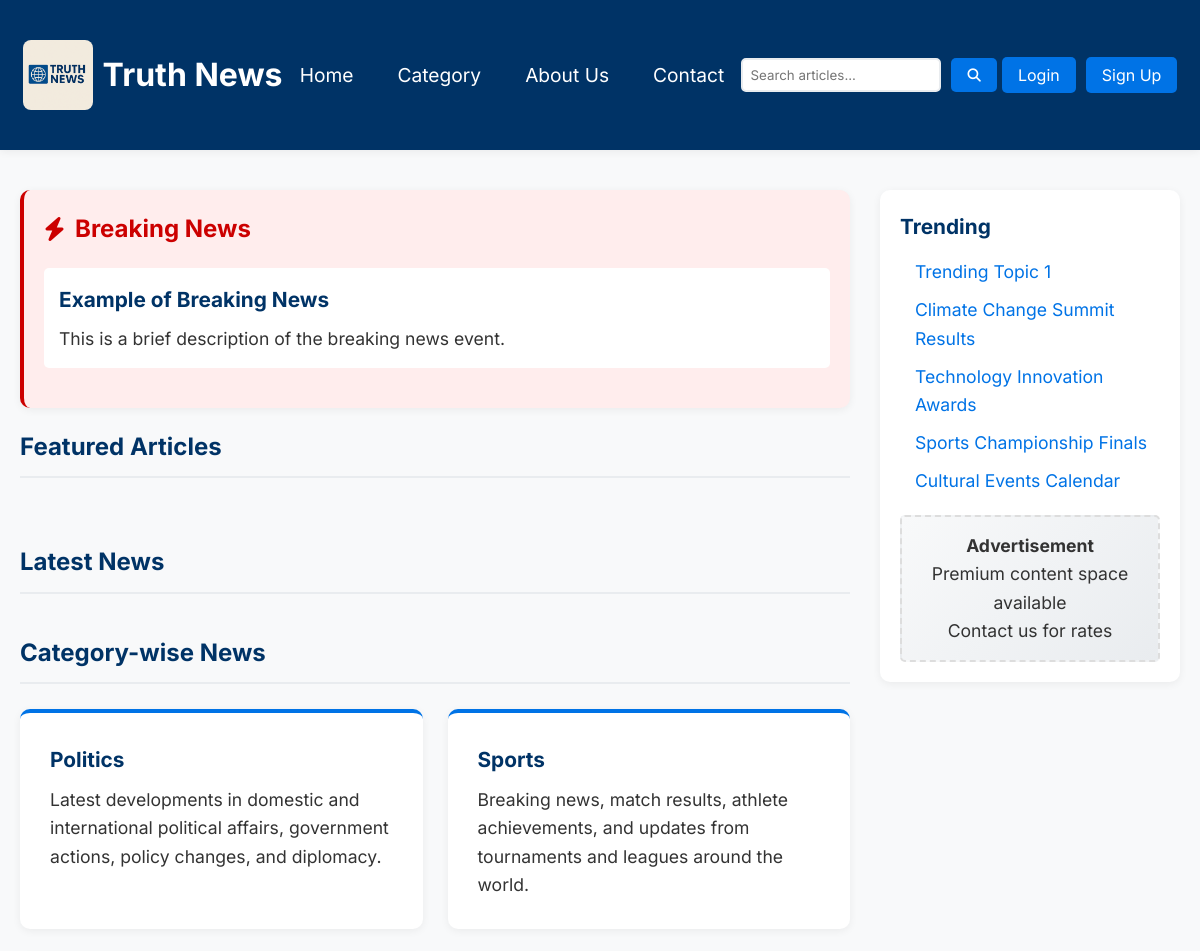
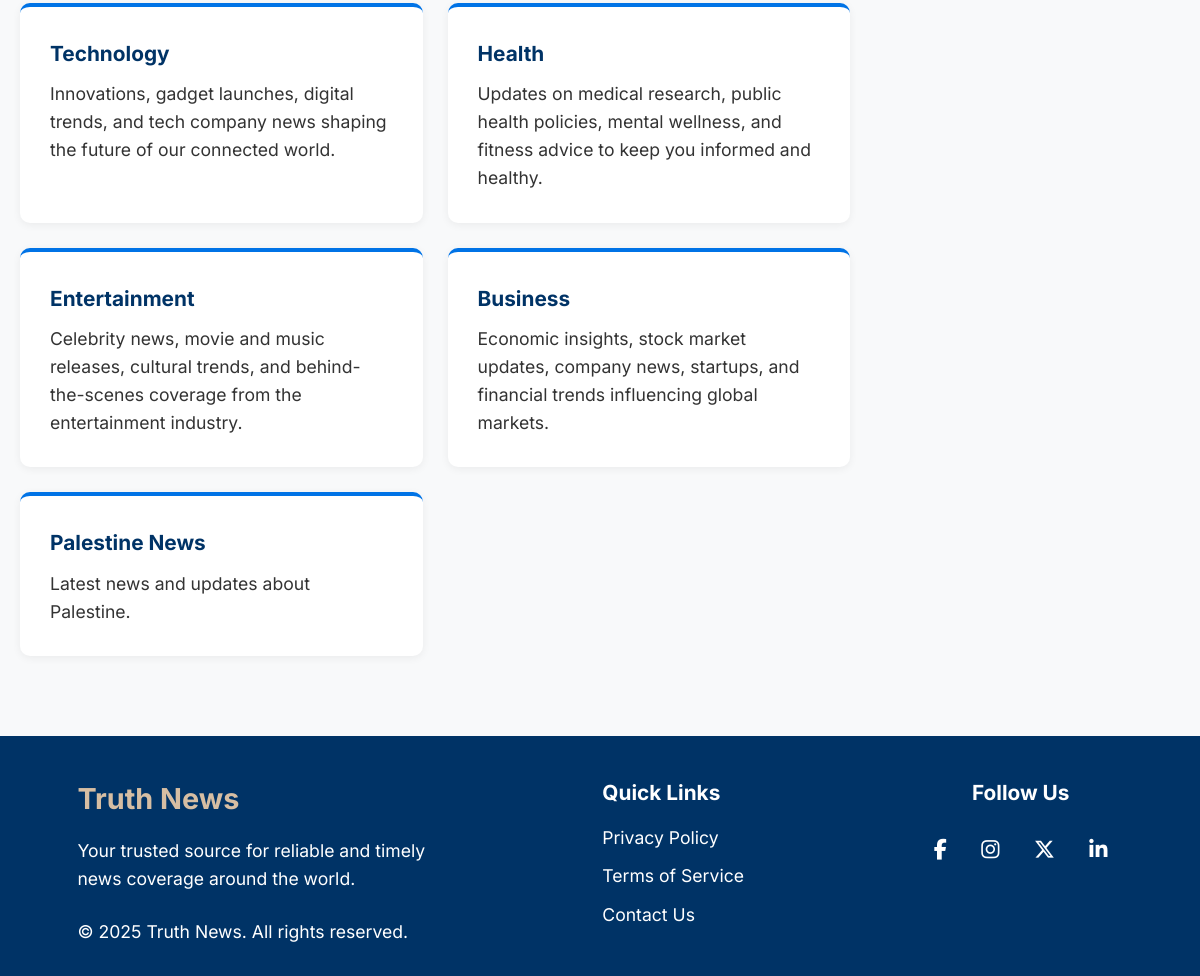
The page / on the database its author committed (2 pictures, top to bottom).
### tables this page shows
CREATE TABLE categories(
    category_id INT PRIMARY KEY,
    category_name VARCHAR(50) NOT NULL,
    category_description VARCHAR(255) NOT NULL
);

### index.php (the view, shortened to what this page needs)
<?php
include 'config/db.php';
?>
<?php include 'includes/header.php'; ?>
<div class="layout-container">
    <main>
        <section class="breaking-news">
            <h2><i class="fas fa-bolt"></i>Breaking News</h2>
            <article>
                <h3>Example of Breaking News</h3>
                <p>This is a brief description of the breaking news event.</p>
            </article>
        </section>
        <section class="section featured-articles">
            <h2>Featured Articles</h2>
        </section>
        <section class="section latest-news">
            <h2>Latest News</h2>
        </section>
        <section class="section category-wise-news">
            <h2>Category-wise News</h2>
            <div class="category-grid">
                <?php foreach($categories as $category): ?>
                    <article>
                        <h3><?php echo htmlspecialchars($category['category_name']); ?></h3>
                        <p><?php echo htmlspecialchars($category['category_description']); ?></p>
                    </article>
                <?php endforeach;?>
            </div>
        </section>
    </main>
    <aside class="sidebar">
        <h3>Trending</h3>
        <ul>
            <li><a href="#">Trending Topic 1</a></li>
            <li><a href="#">Climate Change Summit Results</a></li>
            <li><a href="#">Technology Innovation Awards</a></li>
            <li><a href="#">Sports Championship Finals</a></li>
            <li><a href="#">Cultural Events Calendar</a></li>
        </ul>
        <div class="ad">
            <p><strong>Advertisement</strong><br>
            Premium content space available<br>
            Contact us for rates</p>
        </div>
    </aside>
</div>
<?php include 'includes/footer.php'; ?>

### includes/header.php (shortened to what this page needs)
<?php
$categories_result = mysqli_query($connection, "SELECT * FROM categories ORDER BY category_id ASC");
$categories = mysqli_fetch_all($categories_result, MYSQLI_ASSOC);
?>
<!DOCTYPE html>
<html lang="en">
<head>
    <link rel="stylesheet" href="https://cdnjs.cloudflare.com/ajax/libs/font-awesome/6.5.0/css/all.min.css">
    <link rel="stylesheet" href="assets/styles.css">
</head>
<body>
    <header>
        <div class="logo">
            <img src="assets/truth-news.png" alt="Truth News">
            <h1><a href="index.php">Truth News</a></h1>
        </div>
        <nav class="header-nav">
            <ul>
                <li><a href="index.php">Home</a></li>
                <li>
                    <a href="#">Category</a>
                </li>
                <li><a href="#">About Us</a></li>
                <li><a href="#">Contact</a></li>
            </ul>
        </nav>
        <form action="search.php" method="GET" class="search-bar">
            <input type="text" name="query" placeholder="Search articles..." required>
            <button type="submit"><i class="fa-solid fa-magnifying-glass"></i></button>
        </form>
        <div class="auth-buttons">
            <button>Login</button>
            <button>Sign Up</button>
        </div>
    </header>

### includes/footer.php
    <footer>
        <div class="footer-about">
            <h2>Truth News</h2>
            <p>Your trusted source for reliable and timely news coverage around the world.</p>
            <p>&copy; 2025 Truth News. All rights reserved.</p>
        </div>
        <div class="footer-links">
            <h3>Quick Links</h3>
            <ul>
                <li><a href="#">Privacy Policy</a></li>
                <li><a href="#">Terms of Service</a></li>
                <li><a href="#">Contact Us</a></li>
            </ul>
        </div>
        <div class="footer-social">
            <h3>Follow Us</h3>
            <div class="social-icons">
                <a href="https://www.facebook.com/mohammed.alhanjouri" target="_blank"><i class="fa-brands fa-facebook-f"></i></a>
                <a href="https://www.instagram.com/mohammed.alhanjouri" target="_blank"><i class="fa-brands fa-instagram"></i></a>
                <a href="https://x.com/MohammedHanj" target="_blank"><i class="fa-brands fa-x-twitter"></i></a>
                <a href="https://www.linkedin.com/in/mohammed-alhanjouri" target="_blank"><i class="fa-brands fa-linkedin-in"></i></a>
            </div>
        </div>
    </footer>
</body>
</html>

### assets/styles.css (style rules this page uses)
:root { --primary-color: #003366; --secondary-color: #0073e6; --accent-color: #d6bea3; --button-hover: #005bb5; --text-color: #333; --bg-color: #f8f9fa; --border-color: #e9ecef; --shadow: 0 2px 8px rgba(0,0,0,0.06); --shadow-hover: 0 6px 12px rgba(0,0,0,0.1); }
* { margin: 0; padding: 0; box-sizing: border-box; font-family: 'Inter', sans-serif; }
body { background-color: var(--bg-color); color: var(--text-color); line-height: 1.6; }
h1 { font-size: 2rem; }
h2 { font-size: 1.5rem; }
h3 { font-size: 1.3rem; color: var(--primary-color); }
p, a { font-size: 1.1rem; color: var(--text-color); }
h1 a { text-decoration: none; color: white; font-size: 2rem; transition: color 0.3s ease; }
button { padding: 8px 16px; background-color: var(--secondary-color); border: none; border-radius: 5px; color: white; cursor: pointer; transition: background-color 0.3s ease; }
header { background-color: var(--primary-color); color: white; padding: 15px 20px; height: 150px; box-shadow: var(--shadow); position: sticky; top: 0; z-index: 100; display: flex; align-items: center; justify-content: space-around; }
.logo { display: flex; align-items: center; gap: 10px; }
.logo img { height: 70px; width: 70px; border-radius: 8px; }
.header-nav ul { list-style: none; display: flex; gap: 20px; }
.header-nav a { color: white; text-decoration: none; padding: 8px 12px; font-size: 1.2rem; transition: all 0.3s ease; }
.search-bar { display: flex; gap: 10px; }
.search-bar input { padding: 7px; border: 2px solid var(--border-color); color: var(--text-color); border-radius: 5px; width: 200px; }
.auth-buttons { display: flex; gap: 10px; }
.auth-buttons button { font-size: 1rem; }
.layout-container { max-width: 1200px; margin: 0 auto; padding: 20px; display: grid; grid-template-columns: 1fr 300px; gap: 30px; }
.section { margin-bottom: 40px; }
.section h2 { color: var(--primary-color); margin-bottom: 25px; padding-bottom: 10px; border-bottom: 2px solid var(--border-color); }
.breaking-news { background-color: #ffeded; border-left: 4px solid #cc0000; padding: 20px; margin: 20px 0; border-radius: 10px; box-shadow: var(--shadow); }
.breaking-news h2 { color: #cc0000; margin-bottom: 20px; display: flex; align-items: center; gap: 10px; }
.breaking-news article { margin-bottom: 20px; padding: 15px; background: white; border-radius: 5px; transition: transform 0.3s ease; }
.breaking-news article h3 { margin-bottom: 8px; }
.category-grid { display: grid; grid-template-columns: repeat(2, 1fr); gap: 25px; }
.category-grid article { background: white; padding: 30px; border-radius: 10px; box-shadow: var(--shadow); transition: all 0.3s ease; border-top: 4px solid var(--secondary-color); }
.category-grid h3 { margin-bottom: 10px; }
.sidebar { background: white; padding: 20px; margin: 20px 0; border-radius: 10px; box-shadow: var(--shadow); position: sticky; top: 160px; height: fit-content; }
.sidebar h3 { margin-bottom: 15px; }
.sidebar ul { list-style: none; margin-bottom: 20px; }
.sidebar ul li { margin-bottom: 10px; padding-left: 15px; position: relative; }
.sidebar ul li a { text-decoration: none; color: var(--secondary-color); transition: color 0.3s ease; }
.sidebar .ad { background: linear-gradient(135deg, #f8f9fa, #e9ecef); padding: 15px; text-align: center; color: #666; border: 2px dashed #ddd; border-radius: 5px; }
footer { background: var(--primary-color); color: white; text-align: center; padding: 40px 0px 20px 0; margin-top: 20px; display: flex; justify-content: space-around; gap: 20px; }
footer h3 { color: white; }
.footer-about { max-width: 350px; text-align: left; display: flex; flex-direction: column; gap: 15px; }
.footer-about h2 { font-size: 1.8rem; color: var(--accent-color); }
.footer-about p { margin-bottom: 10px; color: white; }
.footer-links { text-align: left; display: flex; flex-direction: column; gap: 15px; }
.footer-links ul { list-style: none; display: flex; flex-direction: column; gap: 10px; }
.footer-links ul li a { color: white; text-decoration: none; transition: color 0.3s ease; }
.footer-social { display: flex; flex-direction: column; gap: 15px; }
.footer-social a i { margin: 15px; color: white; font-size: 1.3rem; transition: color 0.3s ease, transform 0.3s ease; }

### rows shown on the page
categories: category_name "Politics", category_description "Latest developments in domestic and international political affairs, government actions, policy changes, and diplomacy."
categories: category_name "Sports", category_description "Breaking news, match results, athlete achievements, and updates from tournaments and leagues around the world."
categories: category_name "Technology", category_description "Innovations, gadget launches, digital trends, and tech company news shaping the future of our connected world."
categories: category_name "Health", category_description "Updates on medical research, public health policies, mental wellness, and fitness advice to keep you informed and healthy."
categories: category_name "Entertainment", category_description "Celebrity news, movie and music releases, cultural trends, and behind-the-scenes coverage from the entertainment industry."
categories: category_name "Business", category_description "Economic insights, stock market updates, company news, startups, and financial trends influencing global markets."
categories: category_name "Palestine News", category_description "Latest news and updates about Palestine."
